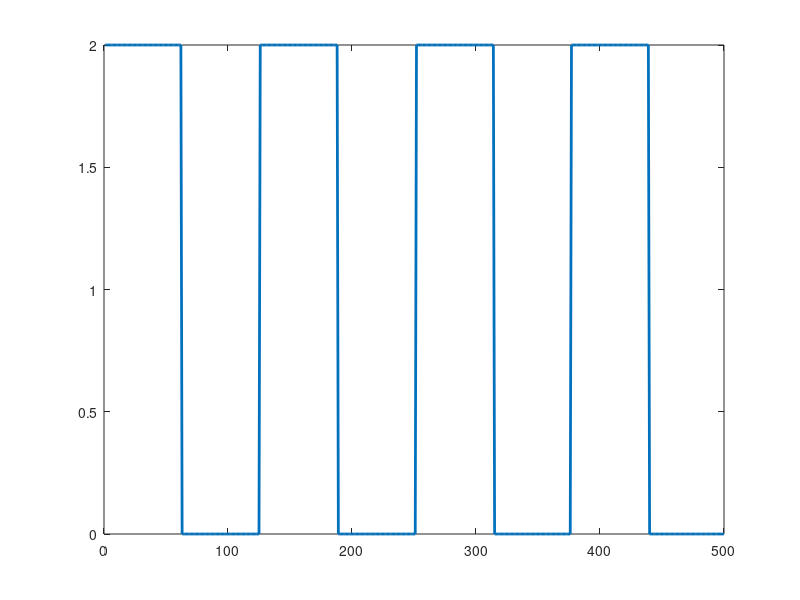

Reproduce this figure in MATLAB.
clear all
close all
clc


N = 500;
for x = 1: N
    t(x) = x;
    y = sin(0.05*x);
    if y > 0, v(x) = 2;
    elseif y<0 v(x) = 0;
    else v = 1;
    end
end
    figure(1)
    plot(t,v,'linewidth',2)
       
